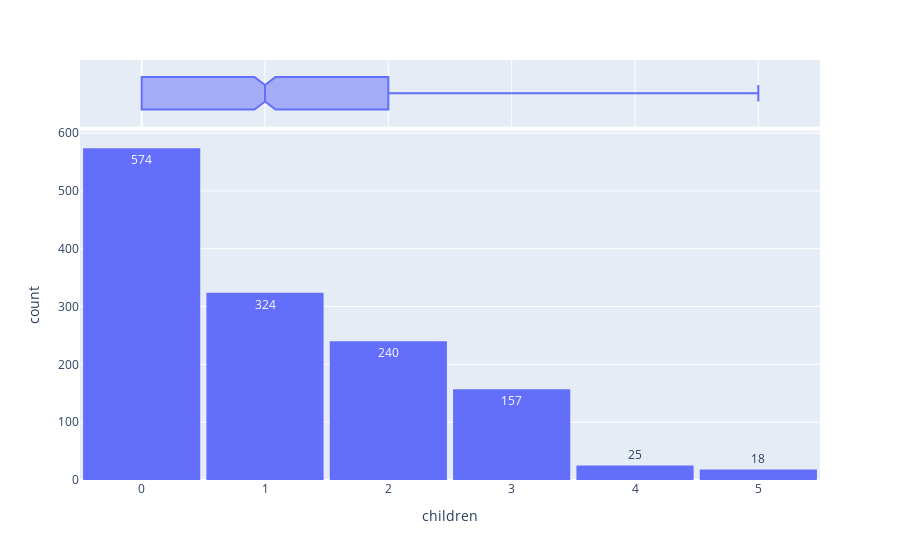

Source (notebook cell):
### Markdown cell above
Children column

### Code cell
fig = px.histogram(insurance_dataset, x="children", marginal="box", text_auto=True)
fig.update_layout(bargap=0.05)
fig.show()

### Figure 1 — Plotly figure (JSON) as saved in the notebook; plotly's stock layout.template omitted (floating-point values rounded to 4 significant figures; data arrays with more than 128 entries replaced by an {"elided": "..."} marker saying what was removed)
{"data": [{"alignmentgroup": "True", "bingroup": "x", "hovertemplate": "children=%{x}<br>count=%{y}<extra></extra>", "legendgroup": "", "marker": {"color": "#636efa", "pattern": {"shape": ""}}, "name": "", "offsetgroup": "", "orientation": "v", "showlegend": false, "texttemplate": "%{value}", "type": "histogram", "x": {"elided": "1338 int values"}, "xaxis": "x", "yaxis": "y"}, {"alignmentgroup": "True", "hovertemplate": "children=%{x}<extra></extra>", "legendgroup": "", "marker": {"color": "#636efa"}, "name": "", "notched": true, "offsetgroup": "", "showlegend": false, "type": "box", "x": {"elided": "1338 int values"}, "xaxis": "x2", "yaxis": "y2"}], "layout": {"bargap": 0.05, "barmode": "relative", "legend": {"tracegroupgap": 0}, "margin": {"t": 60}, "xaxis": {"anchor": "y", "domain": [0, 1], "title": {"text": "children"}}, "xaxis2": {"anchor": "y2", "domain": [0, 1], "matches": "x", "showgrid": true, "showticklabels": false}, "yaxis": {"anchor": "x", "domain": [0, 0.8316], "title": {"text": "count"}}, "yaxis2": {"anchor": "x2", "domain": [0.8416, 1], "matches": "y2", "showgrid": false, "showline": false, "showticklabels": false, "ticks": ""}}}
